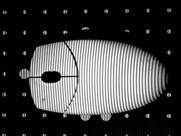
#> input picture py/img1.jpg, 181 x 136 px
$ python test5.2.py
#> lines starting #> are read from the running program, lines starting #| are printed output that depends on the picture; after the words box and inside, x2 and y2 are one past the last pixel; in counts of white or black regions, pixels touching at a corner belong together
import numpy as np
import cv2
import matplotlib.pyplot as plt # plt 用于显示图片


#判断方框是否需要再次拆分为四个
def judge(w0, h0, w, h):
    a = img[h0: h0 + h, w0: w0 + w]
    ave = np.mean(a)
    std = np.std(a, ddof=1)
    count = 0
    total = 0
    for i in range(w0, w0 + w):
        for j in range(h0, h0 + h):
        #注意！我输入的图片数灰度图，所以直接用的img[j,i]，RGB图像的话每个img像素是一个三维向量，不能直接与avg进行比较大小。
            if abs(img[j, i] - ave) < 1 * std:
                count += 1
            total += 1
    if (count / total) < 0.95:#合适的点还是比较少，接着拆
        return True
    else:
        return False

##将图像将根据阈值二值化处理，在此默认125
def draw(w0, h0, w, h):
    for i in range(w0, w0 + w):
        for j in range(h0, h0 + h):
            if img[j, i] > 125:
                img[j, i] = 255
            else:
                img[j, i] = 0


def function(w0, h0, w, h):
    if judge(w0, h0, w, h) and (min(w, h) > 5):
        function(w0, h0, int(w / 2), int(h / 2))
        function(w0 + int(w / 2), h0, int(w / 2), int(h / 2))
        function(w0, h0 + int(h / 2), int(w / 2), int(h / 2))
        function(w0 + int(w / 2), h0 + int(h / 2), int(w / 2), int(h / 2))
    else:
        draw(w0, h0, w, h)

# img = cv2.imread('img_1.png', 0)
# img_input = cv2.imread('img_1.png', 0)#备份
img = cv2.imread('img1.jpg', 0)
#> img is the input picture: shape (136, 181); min 0, max 255, mean 65
img_input = cv2.imread('img1.jpg', 0)#备份
height, width = img.shape
#> height = 136; width = 181

function(0, 0, width, height)
#> in judge, `ave = np.mean(a)`: ave = 65.04
#> in judge, `std = np.std(a, ddof=1)`: std = 89.2
#> call 2 of judge, with w0 = 0, h0 = 0, w = 90, h = 68
#> in judge (call 2), `a = img[h0: h0 + h, w0: w0 + w]`:
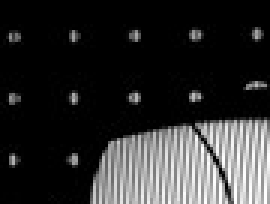
#> a: shape (68, 90) (shown 3 times larger); min 0, max 255, mean 44.8
#> in judge (call 2), `ave = np.mean(a)`: ave = 44.77
#> in judge (call 2), `std = np.std(a, ddof=1)`: std = 77.51
#> call 3 of judge, with w0 = 0, h0 = 0, w = 45, h = 34
#> in judge (call 3), `a = img[h0: h0 + h, w0: w0 + w]`:
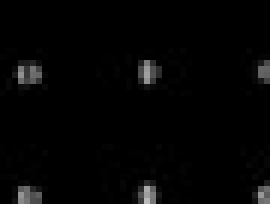
#> a: shape (34, 45) (shown 6 times larger); min 0, max 185, mean 4.3
#> in judge (call 3), `ave = np.mean(a)`: ave = 4.33
#> in judge (call 3), `std = np.std(a, ddof=1)`: std = 19.7
#> after the loop in draw, `for i in range(w0, w0 + w):`:
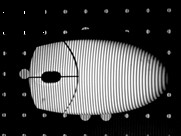
#> img: shape (136, 181); 1.11% of pixels changed, all inside (x1, y1, x2, y2) = (0, 8, 45, 34)
#> call 4 of judge, with w0 = 45, h0 = 0, w = 45, h = 34
#> in judge (call 4), `a = img[h0: h0 + h, w0: w0 + w]`:
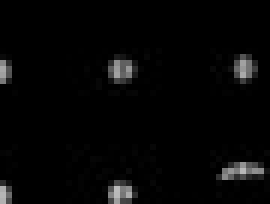
#> a: shape (34, 45) (shown 6 times larger); min 0, max 187, mean 5.9
#> in judge (call 4), `ave = np.mean(a)`: ave = 5.95
#> in judge (call 4), `std = np.std(a, ddof=1)`: std = 25.05
#> after the loop in draw (call 10), `for i in range(w0, w0 + w):`: img: shape (136, 181); 0.03% of pixels changed, all inside (x1, y1, x2, y2) = (45, 8, 48, 12)
#> after the loop in draw (call 12), `for i in range(w0, w0 + w):`: img: shape (136, 181); min 0, max 255, mean 64.9
#> after the loop in draw (call 14), `for i in range(w0, w0 + w):`: img: shape (136, 181); min 0, max 255, mean 64.9
#> after the loop in draw (call 15), `for i in range(w0, w0 + w):`: img: shape (136, 181); min 0, max 255, mean 64.9
#> after the loop in draw (call 16), `for i in range(w0, w0 + w):`: img: shape (136, 181); min 0, max 255, mean 64.9
#> after the loop in draw (call 17), `for i in range(w0, w0 + w):`: img: shape (136, 181); min 0, max 255, mean 64.8
#> after the loop in draw (call 18), `for i in range(w0, w0 + w):`: img: shape (136, 181); min 0, max 255, mean 64.8
#> after the loop in draw (call 19), `for i in range(w0, w0 + w):`: img: shape (136, 181); min 0, max 255, mean 64.8
#> after the loop in draw (call 20), `for i in range(w0, w0 + w):`: img: shape (136, 181); min 0, max 255, mean 64.8
#> after the loop in draw (call 21), `for i in range(w0, w0 + w):`: img: shape (136, 181); min 0, max 255, mean 64.8
#> after the loop in draw (call 23), `for i in range(w0, w0 + w):`: img: shape (136, 181); min 0, max 255, mean 64.8
#> after the loop in draw (call 25), `for i in range(w0, w0 + w):`: img: shape (136, 181); min 0, max 255, mean 64.8
#> after the loop in draw (call 26), `for i in range(w0, w0 + w):`: img: shape (136, 181); min 0, max 255, mean 64.8
#> after the loop in draw (call 27), `for i in range(w0, w0 + w):`: img: shape (136, 181); min 0, max 255, mean 64.8
#> after the loop in draw (call 28), `for i in range(w0, w0 + w):`:
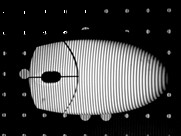
#> img: shape (136, 181); min 0, max 255, mean 64.8

cv2.imshow('input',img_input)
cv2.imshow('output',img)
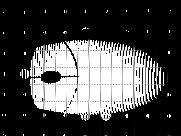
#> window 'output': shape (136, 181); min 0, max 255, mean 74.2

cv2.waitKey()
cv2.destroyAllWindows()
